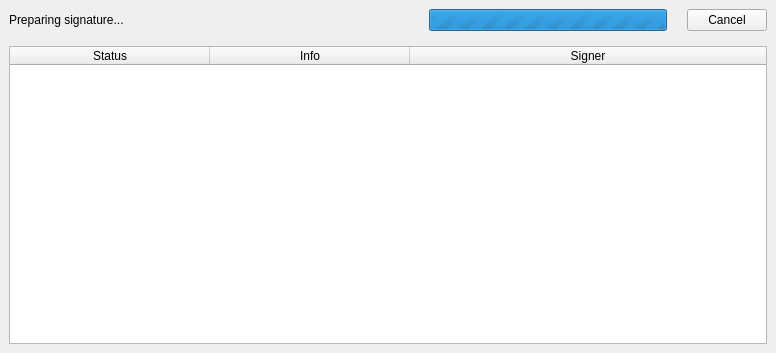
<?xml version="1.0" encoding="UTF-8"?>
<ui version="4.0">
 <class>SignForm</class>
 <widget class="QWidget" name="SignForm">
  <property name="enabled">
   <bool>true</bool>
  </property>
  <property name="geometry">
   <rect>
    <x>0</x>
    <y>0</y>
    <width>776</width>
    <height>353</height>
   </rect>
  </property>
  <property name="sizePolicy">
   <sizepolicy hsizetype="Preferred" vsizetype="Preferred">
    <horstretch>0</horstretch>
    <verstretch>0</verstretch>
   </sizepolicy>
  </property>
  <property name="minimumSize">
   <size>
    <width>650</width>
    <height>350</height>
   </size>
  </property>
  <property name="windowTitle">
   <string>Calculator Builder</string>
  </property>
  <layout class="QGridLayout">
   <property name="margin">
    <number>9</number>
   </property>
   <property name="spacing">
    <number>6</number>
   </property>
   <item row="0" column="0">
    <layout class="QVBoxLayout" name="verticalLayout">
     <property name="spacing">
      <number>15</number>
     </property>
     <property name="leftMargin">
      <number>0</number>
     </property>
     <item>
      <layout class="QHBoxLayout" name="horizontalLayout">
       <property name="spacing">
        <number>20</number>
       </property>
       <item>
        <widget class="QLabel" name="mainLabel">
         <property name="sizePolicy">
          <sizepolicy hsizetype="Fixed" vsizetype="Preferred">
           <horstretch>0</horstretch>
           <verstretch>0</verstretch>
          </sizepolicy>
         </property>
         <property name="minimumSize">
          <size>
           <width>400</width>
           <height>0</height>
          </size>
         </property>
         <property name="text">
          <string>Preparing signature...</string>
         </property>
        </widget>
       </item>
       <item>
        <widget class="QProgressBar" name="progressBar">
         <property name="maximum">
          <number>0</number>
         </property>
         <property name="value">
          <number>-1</number>
         </property>
        </widget>
       </item>
       <item>
        <widget class="QPushButton" name="cancelButton">
         <property name="sizePolicy">
          <sizepolicy hsizetype="Fixed" vsizetype="Fixed">
           <horstretch>0</horstretch>
           <verstretch>0</verstretch>
          </sizepolicy>
         </property>
         <property name="text">
          <string>Cancel</string>
         </property>
        </widget>
       </item>
      </layout>
     </item>
     <item>
      <widget class="QTableWidget" name="signersTable">
       <property name="editTriggers">
        <set>QAbstractItemView::NoEditTriggers</set>
       </property>
       <property name="alternatingRowColors">
        <bool>true</bool>
       </property>
       <property name="selectionMode">
        <enum>QAbstractItemView::NoSelection</enum>
       </property>
       <property name="rowCount">
        <number>0</number>
       </property>
       <property name="columnCount">
        <number>3</number>
       </property>
       <attribute name="horizontalHeaderVisible">
        <bool>true</bool>
       </attribute>
       <attribute name="horizontalHeaderDefaultSectionSize">
        <number>200</number>
       </attribute>
       <attribute name="horizontalHeaderMinimumSectionSize">
        <number>50</number>
       </attribute>
       <attribute name="horizontalHeaderStretchLastSection">
        <bool>true</bool>
       </attribute>
       <attribute name="verticalHeaderVisible">
        <bool>false</bool>
       </attribute>
       <attribute name="verticalHeaderDefaultSectionSize">
        <number>30</number>
       </attribute>
       <attribute name="verticalHeaderMinimumSectionSize">
        <number>30</number>
       </attribute>
       <column>
        <property name="text">
         <string>Status</string>
        </property>
       </column>
       <column>
        <property name="text">
         <string>Info</string>
        </property>
       </column>
       <column>
        <property name="text">
         <string>Signer</string>
        </property>
       </column>
      </widget>
     </item>
    </layout>
   </item>
  </layout>
 </widget>
 <resources/>
 <connections/>
</ui>
